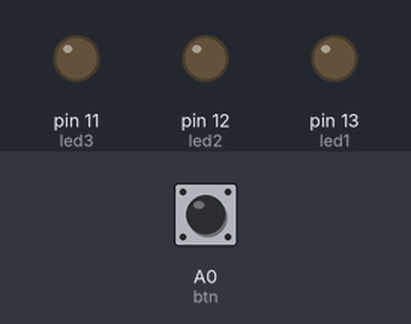
This sketch was run on a simulated Arduino Uno, built with avr-gcc and run on an emulated ATmega328P. Parts: output pins drawn as LEDs (lit = HIGH). The inputs (shaded band) are chosen by the test bench; at power-on: A0 (btn) LOW.

Above: at 1.2 s.
1.3 s: A0 (btn) pulled HIGH for 0.15 s
At 2.3 s:
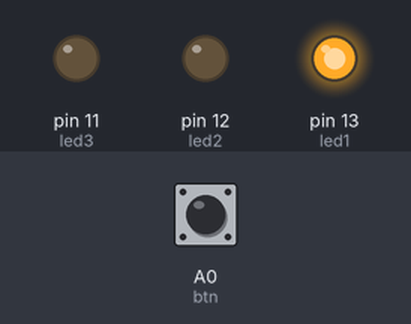
Timing chart, 0 to 4.3 s (numbered marks = the images above; inputs shaded):
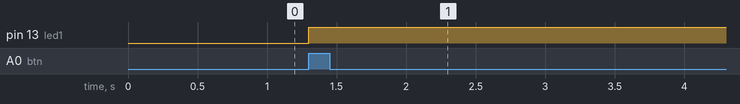

The sketch:

1pulsador_3leds.ino
```cpp
 const int    btn       =    A0;
 int          estado    =    0;
 int          conta     =    0;
 int          led1      =    13;
 int          led2      =    12;
 int          led3      =    11;

void setup() {
  pinMode(btn,INPUT);
  pinMode(led1,OUTPUT);
  pinMode(led2,OUTPUT);
  pinMode(led3,OUTPUT);
}

void loop() {
 int p1 = digitalRead(btn);
  if(p1!=estado){
   if(p1==HIGH){
     conta++;
     Serial.println(conta);}}
 estado=p1;
  if(conta == 1){
   digitalWrite(led1,HIGH);
   digitalWrite(led2,LOW);
   digitalWrite(led3,LOW);}

  if (conta == 2){
   digitalWrite(led1,LOW);
   digitalWrite(led2,HIGH);
   digitalWrite(led3,LOW);}

  if (conta == 3){
   digitalWrite(led1,LOW);
   digitalWrite(led2,LOW);
   digitalWrite(led3,HIGH);}

  if (conta == 4){
   digitalWrite(led1,HIGH);
   digitalWrite(led2,LOW);
   digitalWrite(led3,LOW);}

  if (conta == 5){
   digitalWrite(led1,LOW);
   digitalWrite(led2,LOW);
   digitalWrite(led3,LOW);}

conta=0;

}
```

Measured:
- after the input at 1.3 s, pin 13 (led1): LOW → HIGH at once
